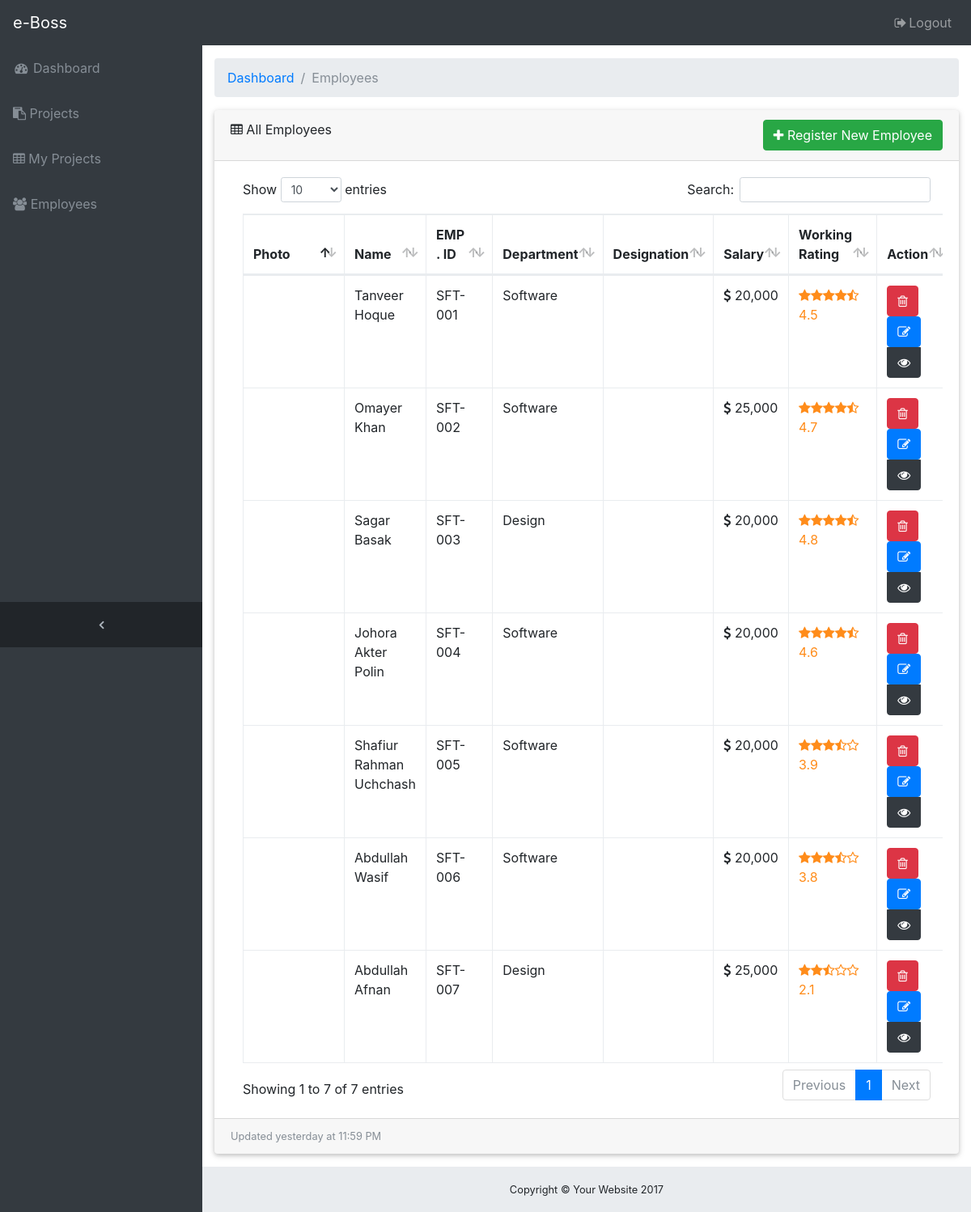
The page /employees.php (signed in) on the database its author committed.
### tables this page shows
CREATE TABLE `user` (
  `id` int(11) NOT NULL,
  `name` varchar(50) NOT NULL,
  `title` varchar(50) NOT NULL,
  `emp_id` varchar(50) NOT NULL,
  `department` varchar(50) NOT NULL,
  `salary` int(11) NOT NULL,
  `rating` double NOT NULL,
  `birth_date` date NOT NULL,
  `user` varchar(50) NOT NULL,
  `password` varchar(100) NOT NULL
);

### database/classes/DbConfig.php (called while the page is built, shortened)
<?php
class DbConfig
{
	private $_host = 'localhost';
	private $_username = 'root';
	private $_password = '';
	private $_database = 'eboss';
	protected $connection;
	public function __construct()
	{
		if (!isset($this->connection)) {
			$this->connection = new mysqli($this->_host, $this->_username, $this->_password, $this->_database);
		}
		return $this->connection;
	}
}
?>

### database/server.php (called while the page is built, shortened)
<?php
    include_once 'classes/Crud.php';
    $crud = new Crud();
?>

### database/classes/Crud.php (called while the page is built, shortened)
<?php
include_once 'DbConfig.php';
class Crud extends DbConfig
{
	public function select($table){
		$query = "SELECT * FROM $table";
		$result = $this->connection->query($query);
		$rows = array();
		while ($row = $result->fetch_assoc()){
			$rows[] = $row;
		}
		return $rows;
	}
}
?>

### employees.php (the view, shortened to what this page needs)
<?php
  include 'database/server.php';
  include 'includes/header.php';
?>
<div class="content-wrapper">
  <div class="container-fluid">
    <ol class="breadcrumb">
      <li class="breadcrumb-item">
        <a href="index.php">Dashboard</a>
      </li>
      <li class="breadcrumb-item active">Employees</li>
    </ol>
    <div class="card mb-3">
      <div class="card-header">
        <i class="fa fa-table"></i> All Employees
        <?php if($_SESSION['rank'] == 1): ?>
          <a href="#" class="btn btn-success float-right" data-toggle="modal" data-target="#myModal"><i class="fa fa-plus" aria-hidden="true"></i> Register New Employee</a>
        <?php endif; ?>
      </div>
      <div class="card-body">
        <div class="table-responsive">
          <table class="table table-bordered" id="dataTable" width="100%" cellspacing="0">
            <thead>
              <tr>
                <th>Photo</th>
                <th>Name</th>
                <th>EMP. ID</th>
                <th>Department</th>
                <th>Designation</th>
                <th>Salary</th>
                <th>Working Rating</th>
                  <th>Action</th>
                </tr>
            </thead>
            <tbody>
              <?php
                $employees = $crud->select('user');
                foreach($employees as $var => $employee):
              ?>
              <tr>
                <td>
                </td>
                <td>
                  <?php echo $employee['name']; ?>
                </td>
                <td>
                  <?php echo $employee['emp_id']; ?>
                </td>
                <td>
                  <?php echo $employee['department']; ?>
                </td>
                <td>
                </td>
                <td>
                  <i class="fa fa-usd" aria-hidden="true"></i>
                  <?php echo number_format($employee['salary'], 0); ?>
                </td>
                <td>
                  <div class="rating-star">
                    <?php
                      $star = $employee['rating'];
                      $star_int = floor($star);
                      $star_float = $star - $star_int;
                      $star_blank = (int) 5-ceil($star);
                      for($i = 0; $i < $star_int; $i++){
                        echo "<i class='fa fa-star' aria-hidden='true'></i>";
                      }
                      if($star_float > 0){
                          echo "<i class='fa fa-star-half-o' aria-hidden='true'></i>";
                      }
                      for($i=0; $i < $star_blank; $i++){
                        echo "<i class='fa fa-star-o' aria-hidden='true'></i>";
                      }
                      echo "<br>".$star;
                    ?>
                  </div>
                </td>
                <td>
                  <div class="btn-group-vertical">
                    <?php if($_SESSION['rank'] == 1): ?>
                      <form action="employees.php" method="post">
                        <button class="btn btn-danger" name="delete_employee" id="delete_employee"><i class="fa fa-trash-o" aria-hidden="true"></i></button>
                      </form>
                    <?php endif ?>
                    <?php
                      if(($_SESSION['rank'] == 1)  or ($employee['id'] == $_SESSION['user_id'])):
                        ?>
                        <form action="edit_employee.php" method="post">
                          <button class="btn btn-primary" name="edit_employee" id="edit_employee"><i class="fa fa-pencil-square-o" aria-hidden="true"></i></button>
                        </form>
                    <?php endif; ?>
                    <a href="employee-details.php?id=<?php echo $employee['id']; ?>" class="btn btn-dark" data-toggle="tooltip" data-placement="top" title="View Full Profile"><i class="fa fa-eye" aria-hidden="true"></i></a>
                  </div>
                </td>
              </tr>
            <?php endforeach; ?>
            </tbody>
          </table>
        </div>
      </div>
      <div class="card-footer small text-muted">Updated yesterday at 11:59 PM</div>
    </div>
  </div>
<?php include 'includes/footer.php'; ?>

### includes/header.php (shortened to what this page needs)
<!DOCTYPE html>
<html lang="en">
<head>
  <link href="vendor/bootstrap/css/bootstrap.min.css" rel="stylesheet">
  <link href="vendor/font-awesome/css/font-awesome.min.css" rel="stylesheet" type="text/css">
  <link href="css/icofont.css" rel="stylesheet" type="text/css">
  <link href="vendor/datatables/dataTables.bootstrap4.css" rel="stylesheet">
  <link href="css/sb-admin.css" rel="stylesheet">
  <link rel="stylesheet" href="css/select2.min.css">
  <link rel="stylesheet" href="css/dropify.min.css">
</head>
<body class="fixed-nav sticky-footer bg-dark" id="page-top">
<?php
include 'navbar.php';
?>

### includes/navbar.php (shortened to what this page needs)
<nav class="navbar navbar-expand-lg navbar-dark bg-dark fixed-top" id="mainNav">
    <a class="navbar-brand" href="index.php">e-Boss</a>
    <div class="collapse navbar-collapse" id="navbarResponsive">
        <?php include 'sidebar.php'; ?>
        <ul class="navbar-nav sidenav-toggler">
            <li class="nav-item">
                <a class="nav-link text-center" id="sidenavToggler">
                    <i class="fa fa-fw fa-angle-left"></i>
                </a>
            </li>
        </ul>
        <ul class="navbar-nav ml-auto">
            <li class="nav-item">
                <a class="nav-link" data-toggle="modal" data-target="#exampleModal">
                    <i class="fa fa-fw fa-sign-out"></i>Logout</a>
            </li>
        </ul>
    </div>
</nav>

### includes/sidebar.php
<ul class="navbar-nav navbar-sidenav" id="exampleAccordion">
  <li class="nav-item" data-toggle="tooltip" data-placement="right" title="Dashboard">
    <a class="nav-link" href="index.php">
      <i class="fa fa-fw fa-dashboard"></i>
      <span class="nav-link-text">Dashboard</span>
    </a>
  </li>
  <li class="nav-item" data-toggle="tooltip" data-placement="right" title="Projects">
    <a class="nav-link" href="projects.php">
      <i class="fa fa-clipboard" aria-hidden="true"></i>
      <span class="nav-link-text">Projects</span>
    </a>
  </li>
    <li class="nav-item" data-toggle="tooltip" data-placement="right" title="Employees">
        <a class="nav-link" href="my_tasks.php">
            <i class="fa fa-table" aria-hidden="true"></i>
            <span class="nav-link-text">My Projects</span>
        </a>
    </li>
  <li class="nav-item" data-toggle="tooltip" data-placement="right" title="Employees">
    <a class="nav-link" href="employees.php">
      <i class="fa fa-users" aria-hidden="true"></i>
      <span class="nav-link-text">Employees</span>
    </a>
  </li>
</ul>

### includes/footer.php (shortened to what this page needs)
<footer class="sticky-footer">
  <div class="container">
    <div class="text-center">
      <small>Copyright © Your Website 2017</small>
    </div>
  </div>
</footer>
</div>
</body>
</html>

### css/sb-admin.css (style rules this page uses)
html { position: relative; min-height: 100%; }
body { overflow-x: hidden; }
body.sticky-footer { margin-bottom: 56px; }
body.sticky-footer .content-wrapper { min-height: calc(100vh - 56px - 56px); }
body.fixed-nav { padding-top: 56px; }
.content-wrapper { min-height: calc(100vh - 56px); padding-top: 1rem; }
#mainNav .navbar-collapse { overflow: auto; max-height: 75vh; }
#mainNav .navbar-collapse .navbar-nav .nav-item .nav-link { cursor: pointer; }
#mainNav .navbar-collapse .sidenav-toggler { display: none; }
@media (min-width: 992px) { #mainNav .navbar-brand { width: 250px; } }
@media (min-width: 992px) { #mainNav .navbar-collapse { overflow: visible; max-height: none; } }
@media (min-width: 992px) { #mainNav .navbar-collapse .navbar-sidenav { position: absolute; top: 0; left: 0; overflow-x: hidden; overflow-y: auto; -webkit-flex-direction: column; -ms-flex-direction: column; flex-direction: column; margin-top: 56px; } }
@media (min-width: 992px) { #mainNav .navbar-collapse .navbar-sidenav > .nav-item { width: 250px; padding: 0; } }
@media (min-width: 992px) { #mainNav .navbar-collapse .navbar-sidenav > .nav-item > .nav-link { padding: 1em; } }
#mainNav.fixed-top .sidenav-toggler { display: none; }
@media (min-width: 992px) { #mainNav.fixed-top .navbar-sidenav { height: calc(100vh - 112px); } }
@media (min-width: 992px) { #mainNav.fixed-top .sidenav-toggler { position: absolute; top: 0; left: 0; display: flex; overflow-x: hidden; overflow-y: auto; -webkit-flex-direction: column; -ms-flex-direction: column; flex-direction: column; margin-top: calc(100vh - 56px); } }
@media (min-width: 992px) { #mainNav.fixed-top .sidenav-toggler > .nav-item { width: 250px; padding: 0; } }
@media (min-width: 992px) { #mainNav.fixed-top .sidenav-toggler > .nav-item > .nav-link { padding: 1em; } }
#mainNav.fixed-top.navbar-dark .sidenav-toggler { background-color: #212529; }
#mainNav.fixed-top.navbar-dark .sidenav-toggler a i { color: #adb5bd; }
.content-wrapper { overflow-x: hidden; background: white; }
@media (min-width: 992px) { .content-wrapper { margin-left: 250px; } }
#sidenavToggler i { font-weight: 800; }
#mainNav.navbar-dark .navbar-collapse .navbar-sidenav > .nav-item > .nav-link { color: #868e96; }
@media (min-width: 992px) { #mainNav.navbar-dark .navbar-collapse .navbar-sidenav { background: #343a40; } }
footer.sticky-footer { position: absolute; right: 0; bottom: 0; width: 100%; height: 56px; background-color: #e9ecef; line-height: 55px; }
@media (min-width: 992px) { footer.sticky-footer { width: calc(100% - 250px); } }
.rating-star { color: #ff8c1a; }
.custom-tab .nav-link, .navbar { padding: .5rem 1rem; }
[role=button], a, area, button, input:not([type=range]), label, select, summary, textarea { -ms-touch-action: manipulation; touch-action: manipulation; }
.card:not([class*=card-outline-]) { border: 0; -webkit-box-shadow: 0 2px 5px 0 rgba(0,0,0,.16), 0 2px 10px 0 rgba(0,0,0,.12); box-shadow: 0 2px 5px 0 rgba(0,0,0,.16), 0 2px 10px 0 rgba(0,0,0,.12); }

### rows shown on the page
user: name "Tanveer Hoque", emp "SFT-001", department "Software", salary "20,000", rating "4.5"
user: name "Omayer Khan", emp "SFT-002", department "Software", salary "25,000", rating "4.7"
user: name "Sagar Basak", emp "SFT-003", department "Design", salary "20,000", rating "4.8"
user: name "Johora Akter Polin", emp "SFT-004", department "Software", salary "20,000", rating "4.6"
user: name "Shafiur Rahman Uchchash", emp "SFT-005", department "Software", salary "20,000", rating "3.9"
user: name "Abdullah Wasif", emp "SFT-006", department "Software", salary "20,000", rating "3.8"
user: name "Abdullah Afnan", emp "SFT-007", department "Design", salary "25,000", rating "2.1"
